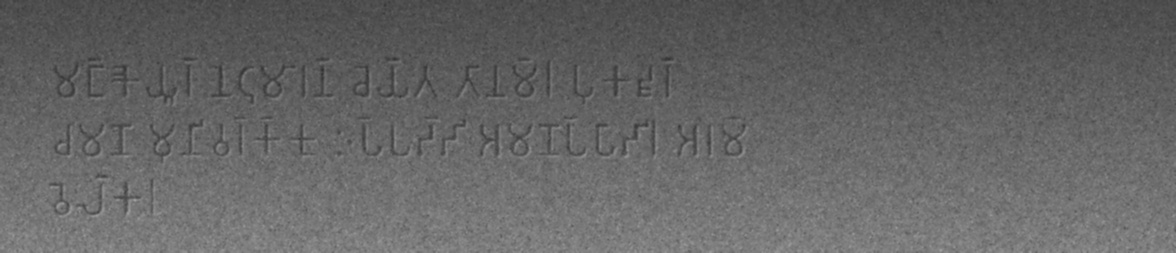
#> input picture etc/engr.jpeg, 1176 x 253 px
$ jupyter execute preproc.ipynb
#> lines starting #> are read from the running program, lines starting #| are printed output that depends on the picture; after the words box and inside, x2 and y2 are one past the last pixel; in counts of white or black regions, pixels touching at a corner belong together
[cell 1]
import cv2
import matplotlib.pyplot as plt
import numpy as np
img_path = f"etc/engr.jpeg"
img = cv2.imread(img_path)
#> img is the input picture: shape (253, 1176, 3); min 49, max 158, mean 101

[cell 2]
def display_img(img):
    plt.figure(figsize=(10, 6))
    plt.imshow(cv2.cvtColor(img, cv2.COLOR_BGR2RGB))
    plt.axis('off')
    plt.tight_layout()
    plt.show()

[cell 3]
display_img(img)

[cell 4]
# Binarize the already-loaded BGR image `img`
gray = cv2.cvtColor(img, cv2.COLOR_BGR2GRAY)
clahe = cv2.createCLAHE(clipLimit=2.0, tileGridSize=(4,4))
enhanced = clahe.apply(gray)
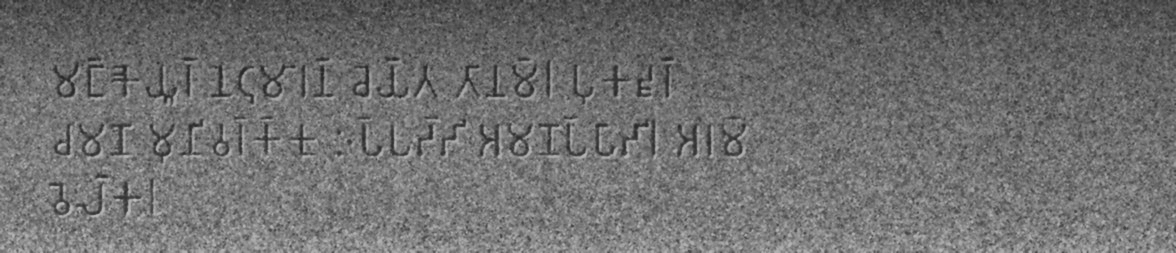
#> enhanced: shape (253, 1176); min 35, max 190, mean 111.2
# blur = cv2.GaussianBlur(enhanced, (3,3), 0)
blur = cv2.medianBlur(enhanced, 3)
# _, bin_img = cv2.threshold(blur, 128, 255, cv2.THRESH_BINARY + cv2.THRESH_OTSU)
bin_img = cv2.adaptiveThreshold(
    enhanced,
    255,
    cv2.ADAPTIVE_THRESH_GAUSSIAN_C,
    cv2.THRESH_BINARY,
    7,
    10
)
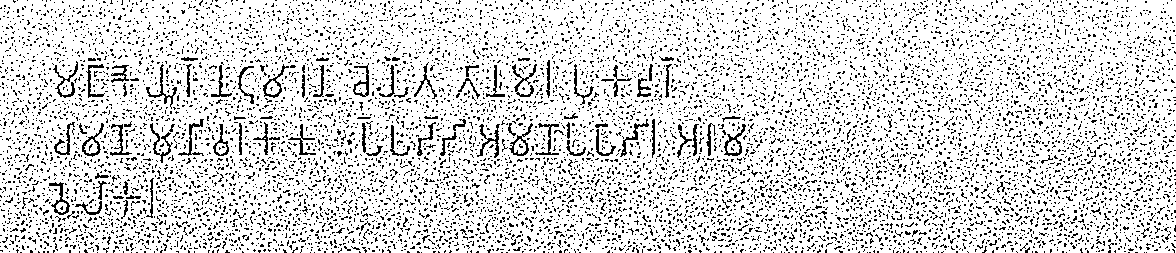
#> bin_img: shape (253, 1176); 85% white; black in thin lines or dots

blurred = cv2.medianBlur(bin_img, 3)
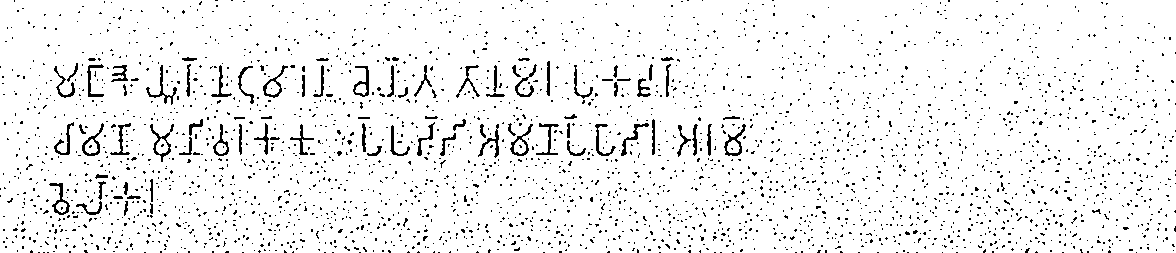
#> blurred: shape (253, 1176); 94.2% white; black in thin lines or dots

# Convert to BGR for display and show
bin_bgr = cv2.cvtColor(blurred, cv2.COLOR_GRAY2BGR)
#> bin_bgr: shape (253, 1176, 3); 94.2% white; black in thin lines or dots
display_img(blur)
display_img(bin_bgr)

[cell 5]
def preprocess_for_ocr(image_path, output_path=None):
    # 1. Load Image
#> called with image_path = 'etc/engr.jpeg'
    img = cv2.imread(image_path, cv2.IMREAD_GRAYSCALE)
    if img is None:
        raise FileNotFoundError(f"Could not load image at {image_path}")

    # 2. Denoise (Targeting the 'grit' / salt-and-pepper noise)
    # Median blur is excellent for removing salt-and-pepper noise while preserving edges.
    # Kernel size 3 or 5 depending on resolution.
    denoised = cv2.medianBlur(img, 3)

    # 3. Enhance Contrast (Targeting 'uneven_lighting' and weak 'engraving_effect')
    # CLAHE creates local contrast enhancement, countering the gradient lighting overlay.
    clahe = cv2.createCLAHE(clipLimit=2.0, tileGridSize=(8,8))
    enhanced = clahe.apply(denoised)

    # 4. Binarization (Targeting stone texture variation)
    # Standard Otsu's thresholding often fails with stone textures because the
    # background variations (noise clumps) are interpreted as objects.
    # Adaptive thresholding calculates the threshold for small regions locally.
    binary = cv2.adaptiveThreshold(
        enhanced,
        255,
        cv2.ADAPTIVE_THRESH_GAUSSIAN_C,
        cv2.THRESH_BINARY,
        blockSize=31,  # Size of the neighborhood (must be odd)
        C=10           # Constant subtracted from mean (fine-tune this for 'grit' sensitivity)
    )
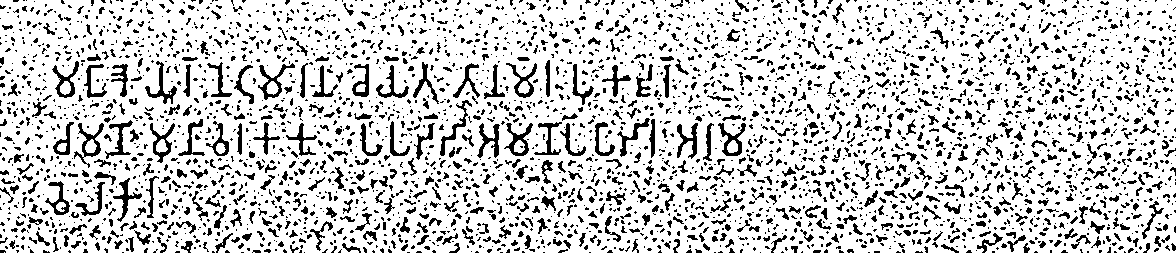
#> binary: shape (253, 1176); 80.8% white; black in thin lines or dots

    # 5. Noise Cleanup (Morphological Operations)
    # The stone texture will likely leave small black specks after thresholding.
    # We use 'Opening' (Erosion followed by Dilation) to remove small noise.
    kernel = cv2.getStructuringElement(cv2.MORPH_RECT, (2, 2))

    # Note: In your generation, text is 'carved' (dark).
    # Adaptive Threshold normally results in Black Text on White BG.
    # If the output looks inverted (White text on black), uncomment the bitwise_not.
    # binary = cv2.bitwise_not(binary)

    clean_mask = cv2.morphologyEx(binary, cv2.MORPH_OPEN, kernel)
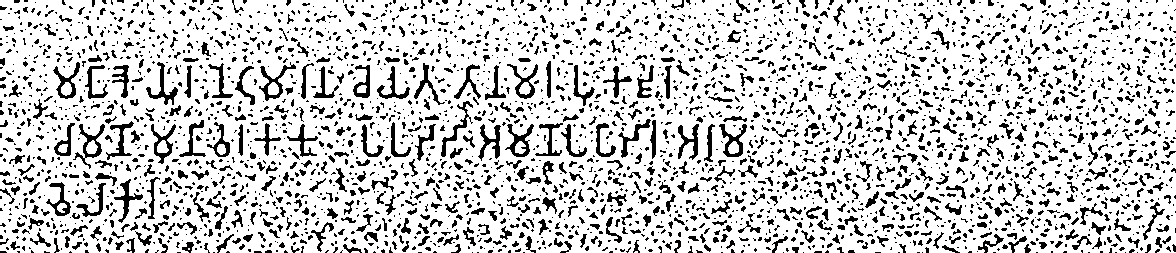
#> clean_mask: shape (253, 1176); 80.5% white; 3291 black regions (2488 under 20 px), largest, box (x1, y1, x2, y2) and area: (73, 124, 105, 169) 367, (259, 62, 296, 101) 354, (505, 124, 534, 157) 342

    # Optional: Dilate slightly if the synthesis 'erosion' made text too thin for OCR
    # dilation_kernel = np.ones((2,2), np.uint8)
    # clean_mask = cv2.erode(clean_mask, dilation_kernel, iterations=1) # Erode darkens (thickens) black text on white bg

    # Display or Save
    if output_path:
        cv2.imwrite(output_path, clean_mask)
        print(f"Preprocessed image saved to {output_path}")

    return clean_mask

[cell 6]
display_img(preprocess_for_ocr(img_path))

$ run again, with etc/boxed.png saved as etc/engr.jpeg
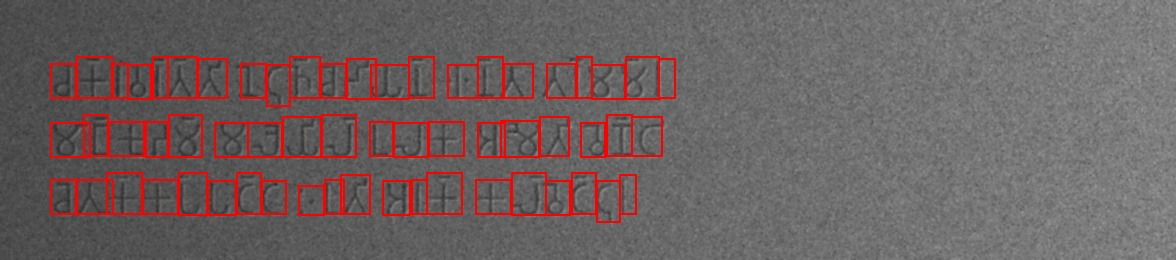
#> input picture etc/boxed.png, 1176 x 260 px
#> img is the input picture: shape (260, 1176, 3); mean B, G, R 96.9, 96.9, 108.3
#> `bin_img = cv2.adaptiveThreshold( enhanced, 255, cv2.ADAPTIVE_THRESH_GA..`:
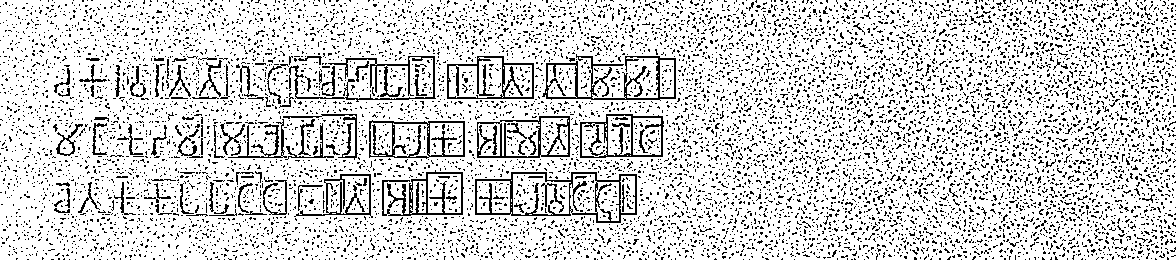
#> bin_img: shape (260, 1176); 83.1% white; black in thin lines or dots
#> blurred: shape (260, 1176); 91.8% white; black in thin lines or dots
#> bin_bgr: shape (260, 1176, 3); 91.8% white; black in thin lines or dots
#> img: shape (260, 1176)
#> binary: shape (260, 1176); 78.9% white; 3187 black regions (2501 under 20 px), largest, box (x1, y1, x2, y2) and area: (235, 52, 439, 110) 3144, (474, 170, 641, 224) 2564, (211, 111, 360, 161) 2238
#> in preprocess_for_ocr, `clean_mask = cv2.morphologyEx(binary, cv2.MORPH_OPEN, kernel)`:
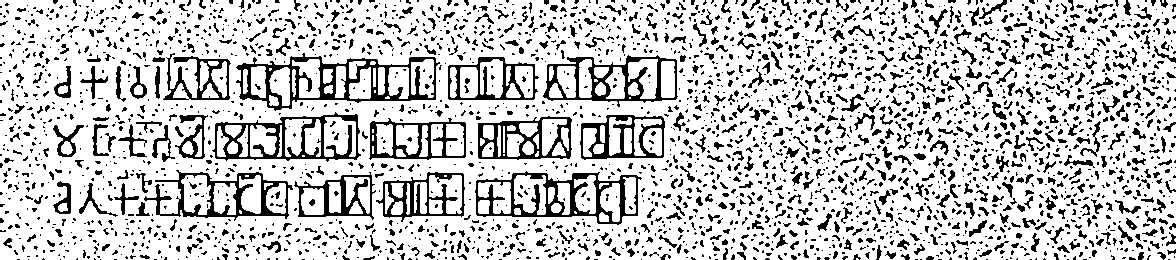
#> clean_mask: shape (260, 1176); 78.6% white; 2974 black regions (2278 under 20 px), largest, box (x1, y1, x2, y2) and area: (236, 53, 440, 111) 3193, (475, 171, 642, 225) 2582, (212, 112, 361, 162) 2251
